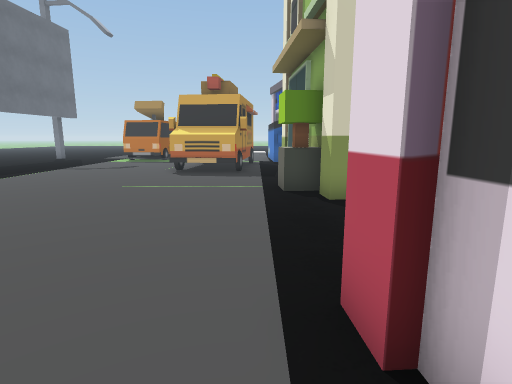
view 1 (above)

18 first-person views from a walk through a Unity game level. The camera is 1.4 m above the floor, tilts 10° down and sees 80° across. The floor is counted in squares, 1 m on a side. Each view is taken from the middle of a square. On the plan, view 1 faces up. The plan holds only what a view shows up to about 14 squares ahead; the rest is blank. The place goes on beyond the plan. The player character is not drawn. Some surface patterns are stand-ins.

view 2
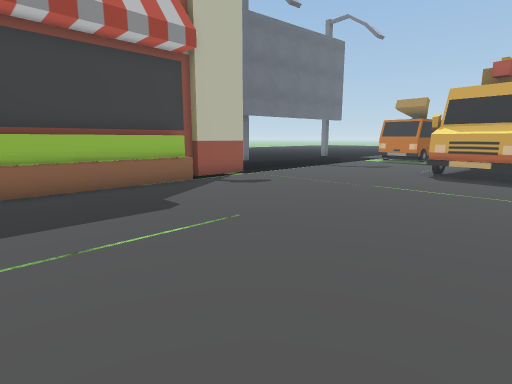

view 3
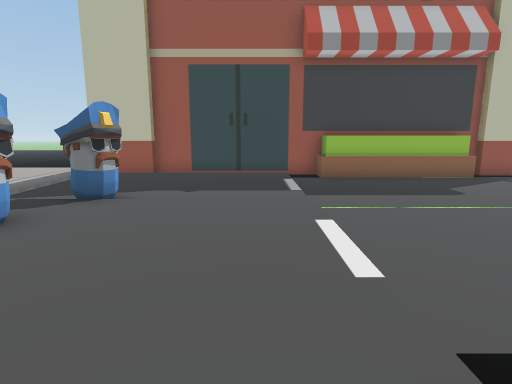

view 4
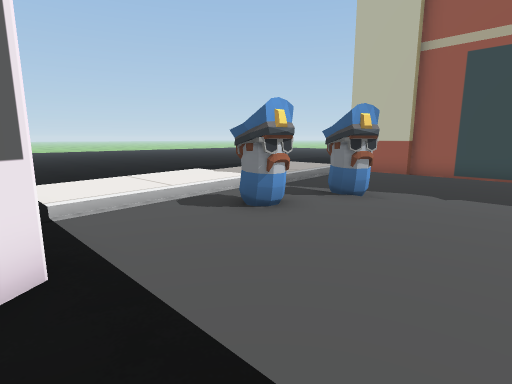

view 5
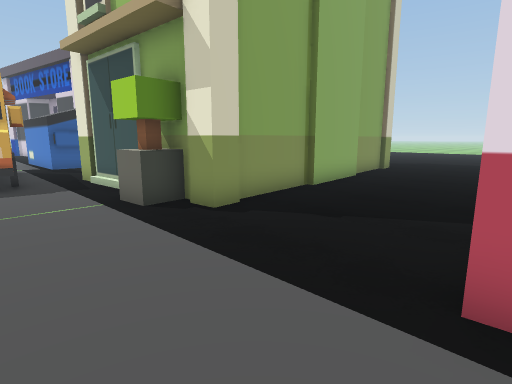

view 6
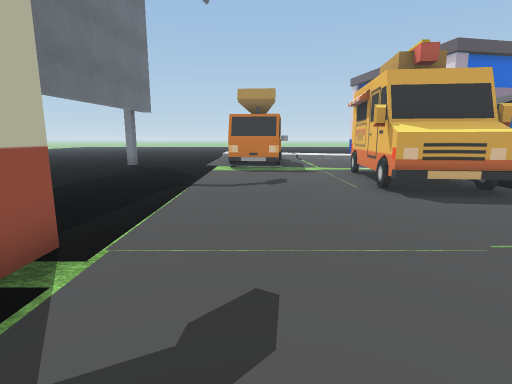

view 7
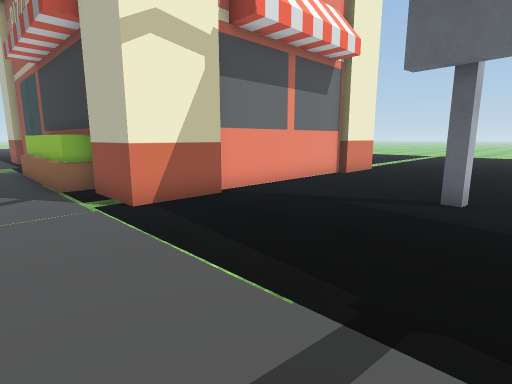

view 8
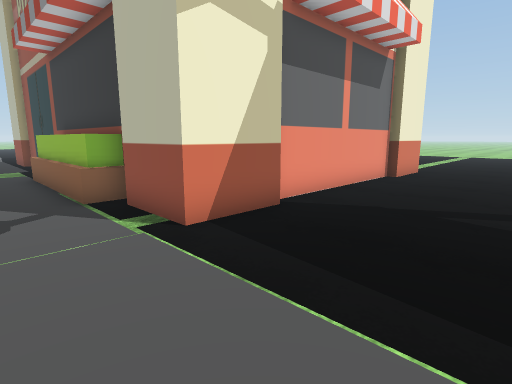

view 9
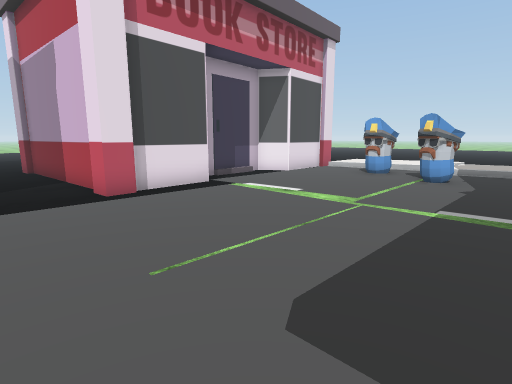

view 10
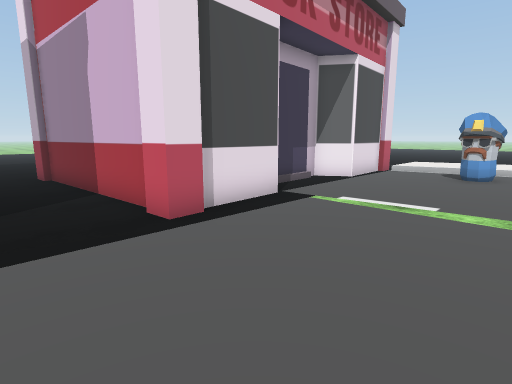

view 11
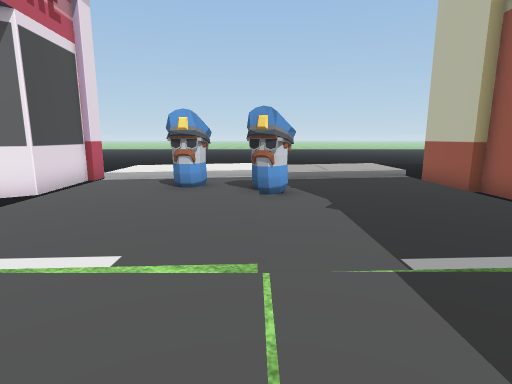

view 12
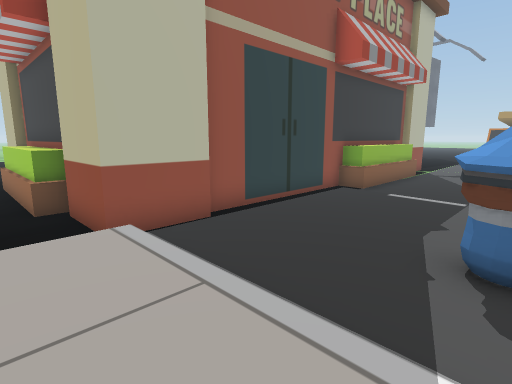

view 13
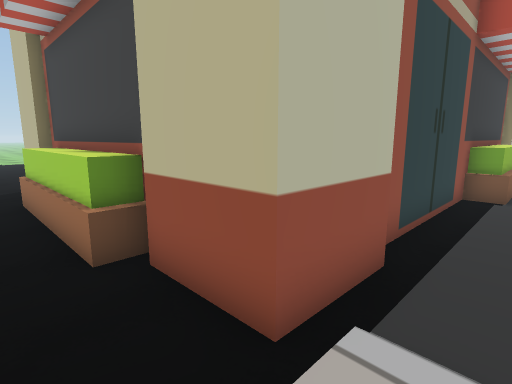

view 14
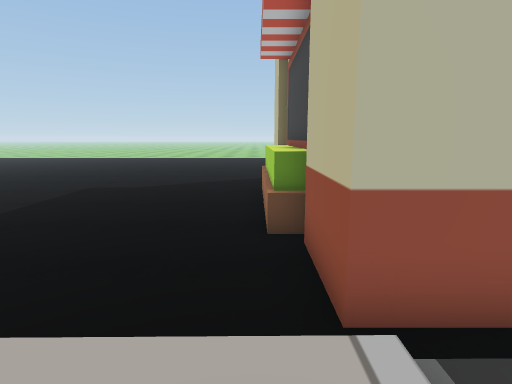

view 15
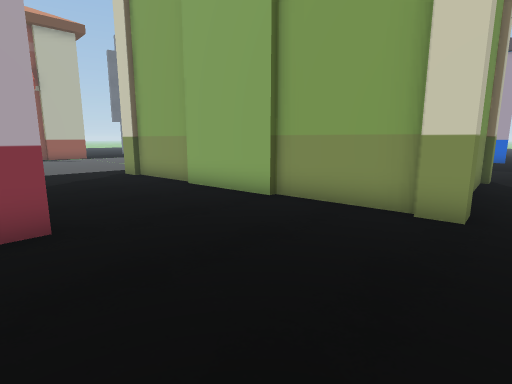

view 16
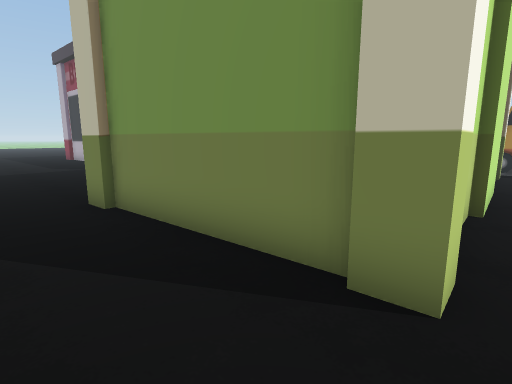

view 17
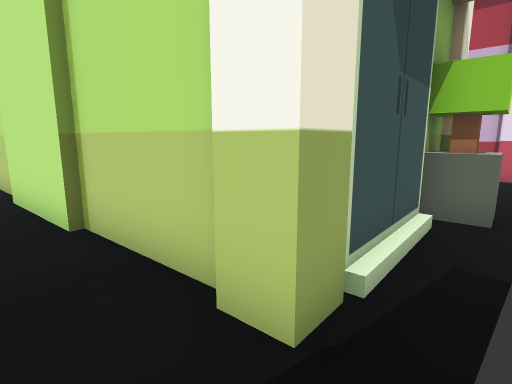

view 18
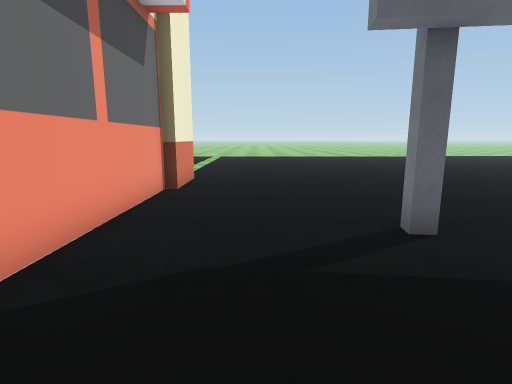

### Floor plan
Key: @ floor where view 1 was taken; # wall or solid block; . main floor; : floor 0.25 m higher than the main floor; + floor 0.5 m higher than the main floor; / step, stairs or slope; = window, fence, low wall or low ledge; ^ raised ledge; O other object.
Columns run from 20 left of view 1 to 15 right of it. Each row starts with its distance up from view 1.
 15 .................#  .......  ..... .
 14 .................###.....O###OOOO..
 13 ......O..........OOO.OOO        O...
 12 ..................OO.O          O...
 11 ......................O          ...
 10 ......................O          ...
  9 ##......###..........OO          O..
  8  ##########..........OO     #OOOO#.
  7           #...........#OO.OO.......
  6           #=.......................
  5           ^^.......................
  4           ^^.......................
  3           ^^................##.....
  2           ^^.........#########.....
  1           ^^.........#         ....
  0           #=........@#         ....
 -1           #////.////.#         ...
 -2           #/::..::::...#        ..
 -3           #/::..::::...#
 -4           #/::..::::...#
 -5           #/::.OO:::..##
 -6           #/::..OOO:..#
 -7           #/::..::O:..#
 -8 ##^^^^^^###///////////#
 -9 ..=^^^^^.../::::+::::/
-10 .........../::::+::::/

Where each view was taken, in squares from view 1:
view 1: 0 up, 0 right, facing up
view 2: 0 up, 0 right, facing up-left
view 3: 2 down, 2 right, facing left
view 4: 2 down, 2 right, facing down-left
view 5: 2 up, 2 left, facing up-right
view 6: 5 up, 7 left, facing up
view 7: 15 up, 7 left, facing down-left
view 8: 13 up, 7 left, facing down-left
view 9: 5 up, 7 left, facing down-right
view 10: 5 up, 4 left, facing down-right
view 11: 2 up, 4 left, facing down
view 12: 10 down, 4 left, facing up-left
view 13: 10 down, 8 left, facing up-left
view 14: 9 down, 7 left, facing left
view 15: 2 up, 14 right, facing up-left
view 16: 15 up, 15 right, facing down-left
view 17: 15 up, 0 right, facing down-right
view 18: 11 up, 10 left, facing left
